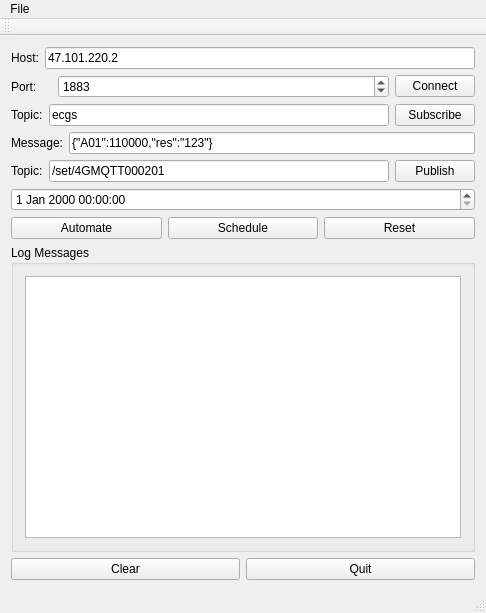
<?xml version="1.0" encoding="UTF-8"?>
<ui version="4.0">
 <class>MainWindow</class>
 <widget class="QMainWindow" name="MainWindow">
  <property name="geometry">
   <rect>
    <x>0</x>
    <y>0</y>
    <width>486</width>
    <height>613</height>
   </rect>
  </property>
  <property name="windowTitle">
   <string>MainWindow</string>
  </property>
  <widget class="QWidget" name="centralWidget">
   <layout class="QVBoxLayout" name="verticalLayout_2">
    <item>
     <layout class="QHBoxLayout" name="horizontalLayout">
      <item>
       <widget class="QLabel" name="label">
        <property name="text">
         <string>Host:</string>
        </property>
       </widget>
      </item>
      <item>
       <widget class="QLineEdit" name="lineEditHost">
        <property name="text">
         <string>47.101.220.2</string>
        </property>
       </widget>
      </item>
     </layout>
    </item>
    <item>
     <layout class="QHBoxLayout" name="horizontalLayout_2" stretch="1,8,1">
      <item>
       <widget class="QLabel" name="label_2">
        <property name="text">
         <string>Port:</string>
        </property>
       </widget>
      </item>
      <item>
       <widget class="QSpinBox" name="spinBoxPort">
        <property name="maximum">
         <number>99999</number>
        </property>
        <property name="value">
         <number>1883</number>
        </property>
       </widget>
      </item>
      <item>
       <widget class="QPushButton" name="buttonConnect">
        <property name="text">
         <string>Connect</string>
        </property>
       </widget>
      </item>
     </layout>
    </item>
    <item>
     <layout class="QHBoxLayout" name="horizontalLayout_3">
      <item>
       <widget class="QLabel" name="label_3">
        <property name="text">
         <string>Topic:</string>
        </property>
       </widget>
      </item>
      <item>
       <widget class="QLineEdit" name="lineSubTopic">
        <property name="text">
         <string>ecgs</string>
        </property>
       </widget>
      </item>
      <item>
       <widget class="QPushButton" name="buttonSubscribe">
        <property name="text">
         <string>Subscribe</string>
        </property>
       </widget>
      </item>
     </layout>
    </item>
    <item>
     <layout class="QHBoxLayout" name="horizontalLayout_4">
      <item>
       <widget class="QLabel" name="label_4">
        <property name="text">
         <string>Message:</string>
        </property>
       </widget>
      </item>
      <item>
       <widget class="QLineEdit" name="lineEditMessage">
        <property name="text">
         <string>{&quot;A01&quot;:110000,&quot;res&quot;:&quot;123&quot;}</string>
        </property>
       </widget>
      </item>
     </layout>
    </item>
    <item>
     <layout class="QHBoxLayout" name="horizontalLayout_5">
      <item>
       <widget class="QLabel" name="label_5">
        <property name="text">
         <string>Topic:</string>
        </property>
       </widget>
      </item>
      <item>
       <widget class="QLineEdit" name="linePubTopic">
        <property name="text">
         <string>/set/4GMQTT000201</string>
        </property>
       </widget>
      </item>
      <item>
       <widget class="QPushButton" name="buttonPublish">
        <property name="text">
         <string>Publish</string>
        </property>
       </widget>
      </item>
     </layout>
    </item>
    <item>
     <widget class="QDateTimeEdit" name="dateTimeEdit"/>
    </item>
    <item>
     <layout class="QHBoxLayout" name="horizontalLayout_6">
      <item>
       <widget class="QPushButton" name="buttonAuto">
        <property name="text">
         <string>Automate</string>
        </property>
       </widget>
      </item>
      <item>
       <widget class="QPushButton" name="buttonSchedule">
        <property name="text">
         <string>Schedule</string>
        </property>
       </widget>
      </item>
      <item>
       <widget class="QPushButton" name="buttonReset">
        <property name="text">
         <string>Reset</string>
        </property>
       </widget>
      </item>
     </layout>
    </item>
    <item>
     <layout class="QVBoxLayout" name="verticalLayout">
      <item>
       <widget class="QGroupBox" name="groupBox">
        <property name="title">
         <string>Log Messages</string>
        </property>
        <layout class="QGridLayout" name="gridLayout">
         <item row="0" column="0">
          <widget class="QPlainTextEdit" name="editLog"/>
         </item>
        </layout>
       </widget>
      </item>
      <item>
       <layout class="QHBoxLayout" name="horizontalLayout_7">
        <item>
         <widget class="QPushButton" name="buttonClear">
          <property name="text">
           <string>Clear</string>
          </property>
         </widget>
        </item>
        <item>
         <widget class="QPushButton" name="buttonQuit">
          <property name="text">
           <string>Quit</string>
          </property>
         </widget>
        </item>
       </layout>
      </item>
     </layout>
    </item>
   </layout>
  </widget>
  <widget class="QMenuBar" name="menuBar">
   <property name="geometry">
    <rect>
     <x>0</x>
     <y>0</y>
     <width>486</width>
     <height>23</height>
    </rect>
   </property>
   <widget class="QMenu" name="menuFile">
    <property name="title">
     <string>File</string>
    </property>
    <addaction name="actionQuit"/>
   </widget>
   <addaction name="menuFile"/>
  </widget>
  <widget class="QToolBar" name="mainToolBar">
   <attribute name="toolBarArea">
    <enum>TopToolBarArea</enum>
   </attribute>
   <attribute name="toolBarBreak">
    <bool>false</bool>
   </attribute>
  </widget>
  <widget class="QStatusBar" name="statusBar"/>
  <action name="actionQuit">
   <property name="text">
    <string>Quit</string>
   </property>
  </action>
 </widget>
 <layoutdefault spacing="6" margin="11"/>
 <resources/>
 <connections/>
</ui>
